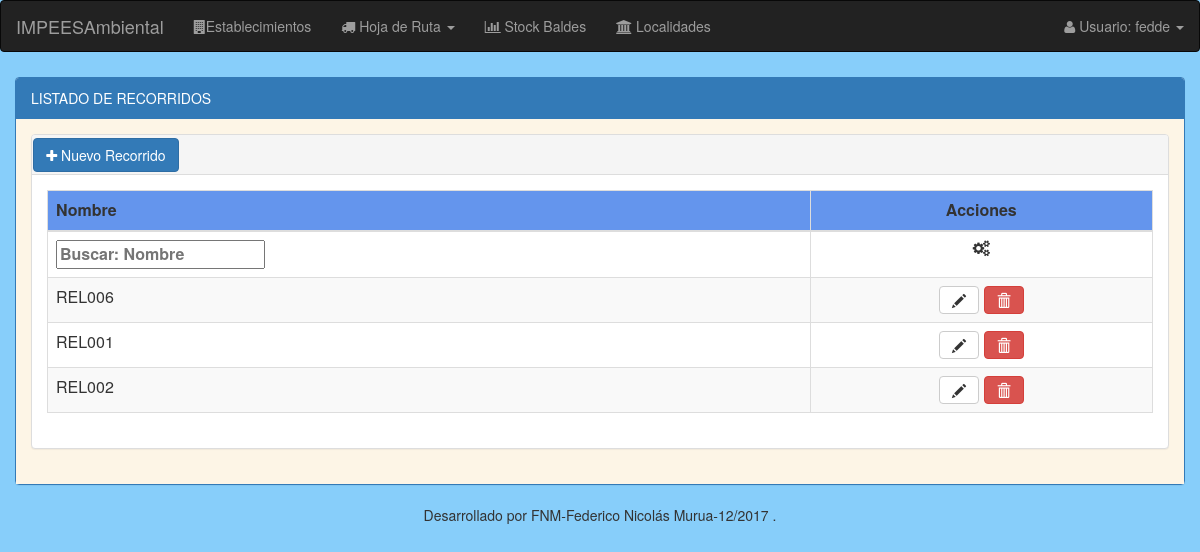
The page /generadores/listado/recorridos/ (signed in) on the database its author committed.
### modulo_I/models.py (models this page shows, shortened)
class Recorrido(models.Model):
    nombre = models.CharField(max_length=50, unique=True)
    extra = models.BooleanField(default=False)

### modulo_I/views.py (the view)
@login_required
def listado_recorridos(request):
    listado_recorridos = Recorrido.objects.all()
    return render(request, 'establecimiento/recorrido/recorrido_listado.html', {'listado_recorridos': listado_recorridos})

### modulo_I/templates/establecimiento/recorrido/recorrido_listado.html (shortened to what this page needs)
{% extends "base/base_listado.html" %}
{% load staticfiles %}
{% load staticfiles bootstrap3 %}
{% block panel-heading %}
  LISTADO DE RECORRIDOS
{% endblock %}
{% block panel-heading-tabla %}
  <div style="padding-top:0.3%; padding-left:0.1%;">
    <a class="btn btn-primary js-alta-recorrido"><i class="fa fa-plus"></i> Nuevo Recorrido</a>
  </div>
{% endblock %}
{% block thead-tabla %}
  <thead>
  <tr style="background:#6495ED;">
      <th>Nombre</th>
      <th style="text-align: center;">Acciones</th>
  </tr>
  </thead>
{% endblock %}
{% block tfoot-tabla %}
  <tfoot >
     <tr>
       <th>Nombre</th>
       <th style="text-align: center;"><i class="fa fa-cogs"></i></th>
    </tr>
  </tfoot>
{% endblock %}
{% block tbody-tabla %}
  <tbody>
  {% for recorrido in listado_recorridos %}
      <tr>
          <td>{{ recorrido.nombre }}</td>
          <td align="center">
             <a class="btn btn-default" data-toggle="tooltip" title="Modificar" href="{% url 'generadores:modificar_recorridos' id_recorrido=recorrido.id%}"><em class="glyphicon glyphicon-pencil"></em></a>
             <a id="recorrido_id"class="btn btn-danger btn-baja" data-recorridoid="{{recorrido.id}}" data-recorridonombre="{{recorrido.nombre}}" data-toggle="modal" data-target="#modal_baja" title="Eliminar"><em class="glyphicon glyphicon-trash"></em></a>
          </td>
      </tr>
  {% endfor %}
  </tbody>
{% endblock %}

### templates/base/nav.html (shortened to what this page needs)
<nav class="navbar navbar-inverse">
  <div class="container-fluid">
    <div class="navbar-header">
      <a class="navbar-brand" href="#" >IMPEESAmbiental</a>
    </div>
    <ul class="nav navbar-nav">
      <li><a href="{% url 'generadores:listado_generadores' %}"><i class="fa fa-building"></i>Establecimientos</a><li>
      <li class="dropdown"><a class="dropdown-toggle" data-toggle="dropdown" href="#"><i class="fa fa-truck"></i> Hoja de Ruta <span class="caret"></span></a>
      </li>
      <li><a href="{% url 'baldes:listado_baldes' %}"><i class="fa fa-bar-chart-o"></i> Stock Baldes</a><li>
      <li><a href="{% url 'localidades:listado_localidades' %}"><i class="fa fa-institution"></i> Localidades</a><li>
    </ul>
    <ul class="nav navbar-nav navbar-right">
      <li class="dropdown"><a class="dropdown-toggle" data-toggle="dropdown" href="#"><i class="fa fa-user"></i> Usuario: {{user.get_username}} <span class="caret"></span></a>
      </li>
    </ul>
  </div>
</nav>

### estaticos/css/filtro_upHeader_tabla.css (style rules this page uses)
tfoot { display: table-header-group; }

### rows shown on the page
Recorrido: nombre "REL006"
Recorrido: nombre "REL001"
Recorrido: nombre "REL002"

### other values the page prints
{{ user.get_username }} "fedde"
